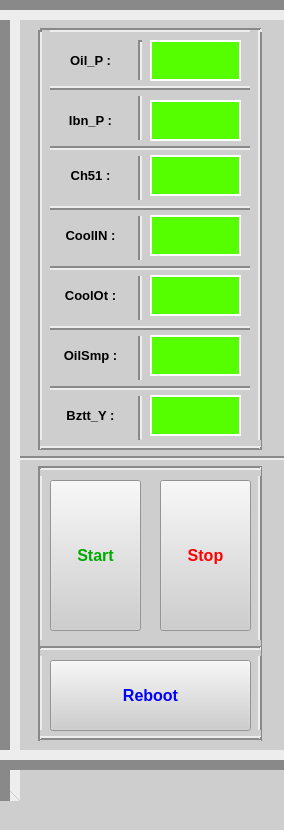
     <widget class="QWidget" name="widget" native="true">
      <property name="minimumSize">
       <size>
        <width>284</width>
        <height>604</height>
       </size>
      </property>
      <property name="maximumSize">
       <size>
        <width>284</width>
        <height>16777215</height>
       </size>
      </property>
      <property name="font">
       <font>
        <family>Arial</family>
        <pointsize>18</pointsize>
        <weight>75</weight>
        <bold>true</bold>
       </font>
      </property>
      <property name="styleSheet">
       <string notr="true">background-color: rgb(206, 206, 206);</string>
      </property>
      <widget class="Line" name="line_2">
       <property name="geometry">
        <rect>
         <x>-20</x>
         <y>0</y>
         <width>331</width>
         <height>20</height>
        </rect>
       </property>
       <property name="styleSheet">
        <string notr="true"/>
       </property>
       <property name="lineWidth">
        <number>10</number>
       </property>
       <property name="orientation">
        <enum>Qt::Horizontal</enum>
       </property>
      </widget>
      <widget class="Line" name="line_3">
       <property name="geometry">
        <rect>
         <x>30</x>
         <y>30</y>
         <width>20</width>
         <height>711</height>
        </rect>
       </property>
       <property name="frameShadow">
        <enum>QFrame::Sunken</enum>
       </property>
       <property name="lineWidth">
        <number>2</number>
       </property>
       <property name="orientation">
        <enum>Qt::Vertical</enum>
       </property>
      </widget>
      <widget class="Line" name="line_4">
       <property name="geometry">
        <rect>
         <x>0</x>
         <y>-20</y>
         <width>20</width>
         <height>821</height>
        </rect>
       </property>
       <property name="frameShadow">
        <enum>QFrame::Sunken</enum>
       </property>
       <property name="lineWidth">
        <number>10</number>
       </property>
       <property name="orientation">
        <enum>Qt::Vertical</enum>
       </property>
      </widget>
      <widget class="Line" name="line_5">
       <property name="geometry">
        <rect>
         <x>10</x>
         <y>450</y>
         <width>281</width>
         <height>16</height>
        </rect>
       </property>
       <property name="lineWidth">
        <number>2</number>
       </property>
       <property name="orientation">
        <enum>Qt::Horizontal</enum>
       </property>
      </widget>
      <widget class="Line" name="line_11">
       <property name="geometry">
        <rect>
         <x>-20</x>
         <y>750</y>
         <width>331</width>
         <height>20</height>
        </rect>
       </property>
       <property name="styleSheet">
        <string notr="true"/>
       </property>
       <property name="frameShadow">
        <enum>QFrame::Raised</enum>
       </property>
       <property name="lineWidth">
        <number>10</number>
       </property>
       <property name="orientation">
        <enum>Qt::Horizontal</enum>
       </property>
      </widget>
      <widget class="Line" name="line_15">
       <property name="geometry">
        <rect>
         <x>250</x>
         <y>30</y>
         <width>20</width>
         <height>711</height>
        </rect>
       </property>
       <property name="frameShadow">
        <enum>QFrame::Raised</enum>
       </property>
       <property name="lineWidth">
        <number>2</number>
       </property>
       <property name="orientation">
        <enum>Qt::Vertical</enum>
       </property>
      </widget>
      <widget class="Line" name="line_16">
       <property name="geometry">
        <rect>
         <x>40</x>
         <y>20</y>
         <width>221</width>
         <height>20</height>
        </rect>
       </property>
       <property name="lineWidth">
        <number>2</number>
       </property>
       <property name="orientation">
        <enum>Qt::Horizontal</enum>
       </property>
      </widget>
      <widget class="Line" name="line_17">
       <property name="geometry">
        <rect>
         <x>40</x>
         <y>440</y>
         <width>221</width>
         <height>16</height>
        </rect>
       </property>
       <property name="frameShadow">
        <enum>QFrame::Raised</enum>
       </property>
       <property name="lineWidth">
        <number>2</number>
       </property>
       <property name="orientation">
        <enum>Qt::Horizontal</enum>
       </property>
      </widget>
      <widget class="Line" name="line_18">
       <property name="geometry">
        <rect>
         <x>40</x>
         <y>730</y>
         <width>221</width>
         <height>16</height>
        </rect>
       </property>
       <property name="frameShadow">
        <enum>QFrame::Raised</enum>
       </property>
       <property name="lineWidth">
        <number>2</number>
       </property>
       <property name="orientation">
        <enum>Qt::Horizontal</enum>
       </property>
      </widget>
      <widget class="Line" name="line_19">
       <property name="geometry">
        <rect>
         <x>40</x>
         <y>460</y>
         <width>221</width>
         <height>16</height>
        </rect>
       </property>
       <property name="frameShadow">
        <enum>QFrame::Sunken</enum>
       </property>
       <property name="lineWidth">
        <number>2</number>
       </property>
       <property name="orientation">
        <enum>Qt::Horizontal</enum>
       </property>
      </widget>
      <widget class="Line" name="line_20">
       <property name="geometry">
        <rect>
         <x>40</x>
         <y>200</y>
         <width>221</width>
         <height>16</height>
        </rect>
       </property>
       <property name="frameShadow">
        <enum>QFrame::Raised</enum>
       </property>
       <property name="lineWidth">
        <number>2</number>
       </property>
       <property name="orientation">
        <enum>Qt::Horizontal</enum>
       </property>
      </widget>
      <widget class="Line" name="line_21">
       <property name="geometry">
        <rect>
         <x>40</x>
         <y>80</y>
         <width>221</width>
         <height>16</height>
        </rect>
       </property>
       <property name="frameShadow">
        <enum>QFrame::Raised</enum>
       </property>
       <property name="lineWidth">
        <number>2</number>
       </property>
       <property name="orientation">
        <enum>Qt::Horizontal</enum>
       </property>
      </widget>
      <widget class="Line" name="line_22">
       <property name="geometry">
        <rect>
         <x>40</x>
         <y>140</y>
         <width>221</width>
         <height>16</height>
        </rect>
       </property>
       <property name="frameShadow">
        <enum>QFrame::Sunken</enum>
       </property>
       <property name="lineWidth">
        <number>2</number>
       </property>
       <property name="orientation">
        <enum>Qt::Horizontal</enum>
       </property>
      </widget>
      <widget class="Line" name="line_23">
       <property name="geometry">
        <rect>
         <x>40</x>
         <y>260</y>
         <width>221</width>
         <height>16</height>
        </rect>
       </property>
       <property name="frameShadow">
        <enum>QFrame::Sunken</enum>
       </property>
       <property name="lineWidth">
        <number>2</number>
       </property>
       <property name="orientation">
        <enum>Qt::Horizontal</enum>
       </property>
      </widget>
      <widget class="Line" name="line_24">
       <property name="geometry">
        <rect>
         <x>40</x>
         <y>320</y>
         <width>221</width>
         <height>16</height>
        </rect>
       </property>
       <property name="frameShadow">
        <enum>QFrame::Raised</enum>
       </property>
       <property name="lineWidth">
        <number>2</number>
       </property>
       <property name="orientation">
        <enum>Qt::Horizontal</enum>
       </property>
      </widget>
      <widget class="Line" name="line_25">
       <property name="geometry">
        <rect>
         <x>40</x>
         <y>380</y>
         <width>221</width>
         <height>16</height>
        </rect>
       </property>
       <property name="frameShadow">
        <enum>QFrame::Sunken</enum>
       </property>
       <property name="lineWidth">
        <number>2</number>
       </property>
       <property name="orientation">
        <enum>Qt::Horizontal</enum>
       </property>
      </widget>
      <widget class="QLineEdit" name="lineEdit">
       <property name="geometry">
        <rect>
         <x>150</x>
         <y>40</y>
         <width>91</width>
         <height>41</height>
        </rect>
       </property>
       <property name="font">
        <font>
         <family>Arial</family>
         <pointsize>18</pointsize>
         <weight>75</weight>
         <bold>true</bold>
        </font>
       </property>
       <property name="styleSheet">
        <string notr="true">background-color: rgb(85, 255, 0);
border: 2px solid white;</string>
       </property>
       <property name="alignment">
        <set>Qt::AlignCenter</set>
       </property>
      </widget>
      <widget class="QLabel" name="label_20">
       <property name="geometry">
        <rect>
         <x>50</x>
         <y>45</y>
         <width>81</width>
         <height>31</height>
        </rect>
       </property>
       <property name="maximumSize">
        <size>
         <width>16777215</width>
         <height>40</height>
        </size>
       </property>
       <property name="font">
        <font>
         <family>Arial</family>
         <pointsize>10</pointsize>
         <weight>75</weight>
         <bold>true</bold>
        </font>
       </property>
       <property name="styleSheet">
        <string notr="true">color: rgb(0, 0, 0);


</string>
       </property>
       <property name="text">
        <string>Oil_P :</string>
       </property>
       <property name="alignment">
        <set>Qt::AlignCenter</set>
       </property>
      </widget>
      <widget class="QLineEdit" name="lineEdit_2">
       <property name="geometry">
        <rect>
         <x>150</x>
         <y>100</y>
         <width>91</width>
         <height>41</height>
        </rect>
       </property>
       <property name="font">
        <font>
         <family>Arial</family>
         <pointsize>18</pointsize>
         <weight>75</weight>
         <bold>true</bold>
        </font>
       </property>
       <property name="styleSheet">
        <string notr="true">background-color: rgb(85, 255, 0);
border: 2px solid white;</string>
       </property>
       <property name="alignment">
        <set>Qt::AlignCenter</set>
       </property>
      </widget>
      <widget class="QLabel" name="label_21">
       <property name="geometry">
        <rect>
         <x>50</x>
         <y>105</y>
         <width>81</width>
         <height>31</height>
        </rect>
       </property>
       <property name="maximumSize">
        <size>
         <width>16777215</width>
         <height>40</height>
        </size>
       </property>
       <property name="font">
        <font>
         <family>Arial</family>
         <pointsize>10</pointsize>
         <weight>75</weight>
         <bold>true</bold>
        </font>
       </property>
       <property name="styleSheet">
        <string notr="true">color: rgb(0, 0, 0);


</string>
       </property>
       <property name="text">
        <string>Ibn_P :</string>
       </property>
       <property name="alignment">
        <set>Qt::AlignCenter</set>
       </property>
      </widget>
      <widget class="QLabel" name="label_22">
       <property name="geometry">
        <rect>
         <x>50</x>
         <y>160</y>
         <width>81</width>
         <height>31</height>
        </rect>
       </property>
       <property name="maximumSize">
        <size>
         <width>16777215</width>
         <height>40</height>
        </size>
       </property>
       <property name="font">
        <font>
         <family>Arial</family>
         <pointsize>10</pointsize>
         <weight>75</weight>
         <bold>true</bold>
        </font>
       </property>
       <property name="styleSheet">
        <string notr="true">color: rgb(0, 0, 0);


</string>
       </property>
       <property name="text">
        <string>Ch51 :</string>
       </property>
       <property name="alignment">
        <set>Qt::AlignCenter</set>
       </property>
      </widget>
      <widget class="QLineEdit" name="lineEdit_3">
       <property name="geometry">
        <rect>
         <x>150</x>
         <y>155</y>
         <width>91</width>
         <height>41</height>
        </rect>
       </property>
       <property name="font">
        <font>
         <family>Arial</family>
         <pointsize>18</pointsize>
         <weight>75</weight>
         <bold>true</bold>
        </font>
       </property>
       <property name="styleSheet">
        <string notr="true">background-color: rgb(85, 255, 0);
border: 2px solid white;</string>
       </property>
       <property name="alignment">
        <set>Qt::AlignCenter</set>
       </property>
      </widget>
      <widget class="QLabel" name="label_30">
       <property name="geometry">
        <rect>
         <x>50</x>
         <y>220</y>
         <width>81</width>
         <height>31</height>
        </rect>
       </property>
       <property name="maximumSize">
        <size>
         <width>16777215</width>
         <height>40</height>
        </size>
       </property>
       <property name="font">
        <font>
         <family>Arial</family>
         <pointsize>10</pointsize>
         <weight>75</weight>
         <bold>true</bold>
        </font>
       </property>
       <property name="styleSheet">
        <string notr="true">color: rgb(0, 0, 0);


</string>
       </property>
       <property name="text">
        <string>CoolIN :</string>
       </property>
       <property name="alignment">
        <set>Qt::AlignCenter</set>
       </property>
      </widget>
      <widget class="QLineEdit" name="lineEdit_4">
       <property name="geometry">
        <rect>
         <x>150</x>
         <y>215</y>
         <width>91</width>
         <height>41</height>
        </rect>
       </property>
       <property name="font">
        <font>
         <family>Arial</family>
         <pointsize>18</pointsize>
         <weight>75</weight>
         <bold>true</bold>
        </font>
       </property>
       <property name="styleSheet">
        <string notr="true">background-color: rgb(85, 255, 0);
border: 2px solid white;</string>
       </property>
       <property name="alignment">
        <set>Qt::AlignCenter</set>
       </property>
      </widget>
      <widget class="QLabel" name="label_31">
       <property name="geometry">
        <rect>
         <x>50</x>
         <y>280</y>
         <width>81</width>
         <height>31</height>
        </rect>
       </property>
       <property name="maximumSize">
        <size>
         <width>16777215</width>
         <height>40</height>
        </size>
       </property>
       <property name="font">
        <font>
         <family>Arial</family>
         <pointsize>10</pointsize>
         <weight>75</weight>
         <bold>true</bold>
        </font>
       </property>
       <property name="styleSheet">
        <string notr="true">color: rgb(0, 0, 0);


</string>
       </property>
       <property name="text">
        <string>CoolOt :</string>
       </property>
       <property name="alignment">
        <set>Qt::AlignCenter</set>
       </property>
      </widget>
      <widget class="QLineEdit" name="lineEdit_5">
       <property name="geometry">
        <rect>
         <x>150</x>
         <y>275</y>
         <width>91</width>
         <height>41</height>
        </rect>
       </property>
       <property name="font">
        <font>
         <family>Arial</family>
         <pointsize>18</pointsize>
         <weight>75</weight>
         <bold>true</bold>
        </font>
       </property>
       <property name="styleSheet">
        <string notr="true">background-color: rgb(85, 255, 0);
border: 2px solid white;</string>
       </property>
       <property name="alignment">
        <set>Qt::AlignCenter</set>
       </property>
      </widget>
      <widget class="QLabel" name="label_32">
       <property name="geometry">
        <rect>
         <x>50</x>
         <y>340</y>
         <width>81</width>
         <height>31</height>
        </rect>
       </property>
       <property name="maximumSize">
        <size>
         <width>16777215</width>
         <height>40</height>
        </size>
       </property>
       <property name="font">
        <font>
         <family>Arial</family>
         <pointsize>10</pointsize>
         <weight>75</weight>
         <bold>true</bold>
        </font>
       </property>
       <property name="styleSheet">
        <string notr="true">color: rgb(0, 0, 0);


</string>
       </property>
       <property name="text">
        <string>OilSmp :</string>
       </property>
       <property name="alignment">
        <set>Qt::AlignCenter</set>
       </property>
      </widget>
      <widget class="QLineEdit" name="lineEdit_6">
       <property name="geometry">
        <rect>
         <x>150</x>
         <y>335</y>
         <width>91</width>
         <height>41</height>
        </rect>
       </property>
       <property name="font">
        <font>
         <family>Arial</family>
         <pointsize>18</pointsize>
         <weight>75</weight>
         <bold>true</bold>
        </font>
       </property>
       <property name="styleSheet">
        <string notr="true">background-color: rgb(85, 255, 0);
border: 2px solid white;</string>
       </property>
       <property name="alignment">
        <set>Qt::AlignCenter</set>
       </property>
      </widget>
      <widget class="QLabel" name="label_33">
       <property name="geometry">
        <rect>
         <x>50</x>
         <y>400</y>
         <width>81</width>
         <height>31</height>
        </rect>
       </property>
       <property name="maximumSize">
        <size>
         <width>16777215</width>
         <height>40</height>
        </size>
       </property>
       <property name="font">
        <font>
         <family>Arial</family>
         <pointsize>10</pointsize>
         <weight>75</weight>
         <bold>true</bold>
        </font>
       </property>
       <property name="styleSheet">
        <string notr="true">color: rgb(0, 0, 0);


</string>
       </property>
       <property name="text">
        <string>Bztt_Y :</string>
       </property>
       <property name="alignment">
        <set>Qt::AlignCenter</set>
       </property>
      </widget>
      <widget class="QLineEdit" name="lineEdit_8">
       <property name="geometry">
        <rect>
         <x>150</x>
         <y>395</y>
         <width>91</width>
         <height>41</height>
        </rect>
       </property>
       <property name="font">
        <font>
         <family>Arial</family>
         <pointsize>18</pointsize>
         <weight>75</weight>
         <bold>true</bold>
        </font>
       </property>
       <property name="styleSheet">
        <string notr="true">background-color: rgb(85, 255, 0);
border: 2px solid white;</string>
       </property>
       <property name="alignment">
        <set>Qt::AlignCenter</set>
       </property>
      </widget>
      <widget class="Line" name="line_62">
       <property name="geometry">
        <rect>
         <x>130</x>
         <y>40</y>
         <width>20</width>
         <height>401</height>
        </rect>
       </property>
       <property name="frameShadow">
        <enum>QFrame::Sunken</enum>
       </property>
       <property name="lineWidth">
        <number>2</number>
       </property>
       <property name="orientation">
        <enum>Qt::Vertical</enum>
       </property>
      </widget>
      <widget class="QPushButton" name="pushButton_6">
       <property name="geometry">
        <rect>
         <x>50</x>
         <y>660</y>
         <width>201</width>
         <height>71</height>
        </rect>
       </property>
       <property name="font">
        <font>
         <family>Arial</family>
         <pointsize>12</pointsize>
         <weight>75</weight>
         <bold>true</bold>
        </font>
       </property>
       <property name="cursor">
        <cursorShape>PointingHandCursor</cursorShape>
       </property>
       <property name="styleSheet">
        <string notr="true">color: rgb(0, 0, 255);</string>
       </property>
       <property name="text">
        <string>Reboot</string>
       </property>
      </widget>
      <widget class="Line" name="line_41">
       <property name="geometry">
        <rect>
         <x>40</x>
         <y>640</y>
         <width>221</width>
         <height>16</height>
        </rect>
       </property>
       <property name="frameShadow">
        <enum>QFrame::Sunken</enum>
       </property>
       <property name="lineWidth">
        <number>2</number>
       </property>
       <property name="orientation">
        <enum>Qt::Horizontal</enum>
       </property>
      </widget>
      <widget class="QPushButton" name="pushButton_7">
       <property name="geometry">
        <rect>
         <x>50</x>
         <y>480</y>
         <width>91</width>
         <height>151</height>
        </rect>
       </property>
       <property name="font">
        <font>
         <family>Arial</family>
         <pointsize>12</pointsize>
         <weight>75</weight>
         <bold>true</bold>
        </font>
       </property>
       <property name="cursor">
        <cursorShape>PointingHandCursor</cursorShape>
       </property>
       <property name="styleSheet">
        <string notr="true">
color: rgb(0, 170, 0);</string>
       </property>
       <property name="text">
        <string>Start</string>
       </property>
      </widget>
      <widget class="QPushButton" name="pushButton_8">
       <property name="geometry">
        <rect>
         <x>160</x>
         <y>480</y>
         <width>91</width>
         <height>151</height>
        </rect>
       </property>
       <property name="font">
        <font>
         <family>Arial</family>
         <pointsize>12</pointsize>
         <weight>75</weight>
         <bold>true</bold>
        </font>
       </property>
       <property name="cursor">
        <cursorShape>PointingHandCursor</cursorShape>
       </property>
       <property name="styleSheet">
        <string notr="true">color: rgb(255, 0, 0);</string>
       </property>
       <property name="text">
        <string>Stop</string>
       </property>
      </widget>
      <zorder>line_62</zorder>
      <zorder>line_25</zorder>
      <zorder>line_24</zorder>
      <zorder>line_23</zorder>
      <zorder>line_20</zorder>
      <zorder>line_22</zorder>
      <zorder>line_21</zorder>
      <zorder>line_16</zorder>
      <zorder>line_15</zorder>
      <zorder>line_3</zorder>
      <zorder>line_5</zorder>
      <zorder>line_4</zorder>
      <zorder>line_2</zorder>
      <zorder>line_11</zorder>
      <zorder>line_17</zorder>
      <zorder>line_18</zorder>
      <zorder>line_19</zorder>
      <zorder>lineEdit</zorder>
      <zorder>label_20</zorder>
      <zorder>lineEdit_2</zorder>
      <zorder>label_21</zorder>
      <zorder>label_22</zorder>
      <zorder>lineEdit_3</zorder>
      <zorder>label_30</zorder>
      <zorder>lineEdit_4</zorder>
      <zorder>label_31</zorder>
      <zorder>lineEdit_5</zorder>
      <zorder>label_32</zorder>
      <zorder>lineEdit_6</zorder>
      <zorder>label_33</zorder>
      <zorder>lineEdit_8</zorder>
      <zorder>pushButton_6</zorder>
      <zorder>line_41</zorder>
      <zorder>pushButton_7</zorder>
      <zorder>pushButton_8</zorder>
     </widget>
